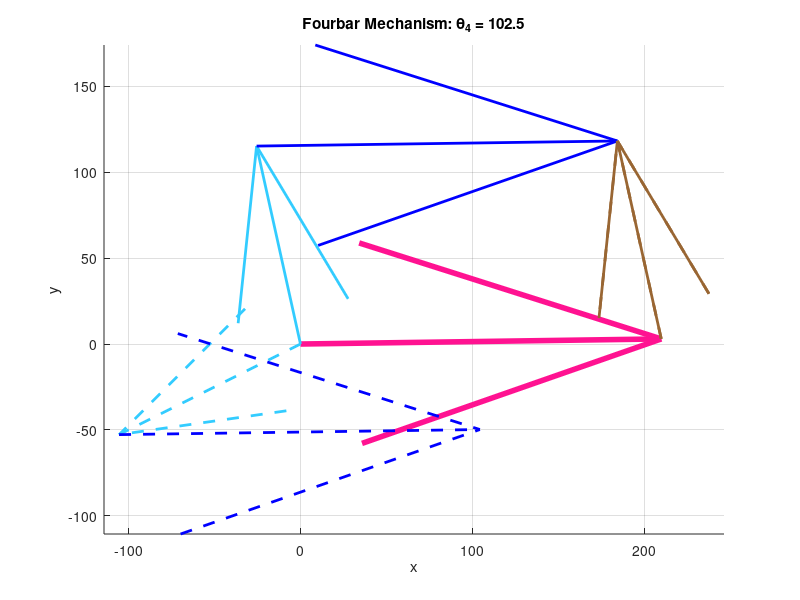

Recreate this plot in MATLAB.
clear all
close all
clc

% --- 1. Parameter Definitions ---
L1 = 210; % Length of Link1 d (Ground) - Pink
L2 = 118; % Length of Link2 a (Input/Crank) - Light Blue
L3 = 210; % Length of Link3 b (Coupler) - Blue
L4 = 118; % Length of Link4 c (Output/Rocker) - Brown

a = L2;
b = L3;
c = L4;
d = L1;

% Ground angle (Lifted up)
theta1_deg = 0.81;
theta1 = deg2rad(theta1_deg);

% Input: Theta 4 (Global)
q4_global_deg = 102.5;
q4_global = deg2rad(q4_global_deg);

% Convert to Local Frame
q4 = q4_global - theta1;

% --- 2. Calculate Constants (For Inverse Kinematics: Find q2 from q4) ---
% Swapping 'a' and 'c' logic strictly for K calculation
K1 = d/c; 
K2 = d/a; 
K3 = (c^2 - b^2 + a^2 + d^2)/(2*c*a); 

% Coefficients A, B, C
A = cos(q4) - K1 - K2*cos(q4) + K3;
B = -2*sin(q4);
C = K1 - (K2 + 1)*cos(q4) + K3;

% --- 3. Calculate Angles (Theta 2) ---
% Solution 1 and 2 for Theta 2
q2_1 = 2*atan((-B - sqrt(B^2 - 4*A*C))/(2*A));
q2_2 = 2*atan((-B + sqrt(B^2 - 4*A*C))/(2*A));

% --- 4. Calculate Theta 3 (Dependent on Theta 2) ---
% Need Forward K constants to find q3
K1_fwd = d/a;
K4_fwd = d/b;
K5_fwd = (c^2 - d^2 - a^2 - b^2)/(2*a*b);

% For Solution 1
D1 = cos(q2_1) - K1_fwd + K4_fwd*cos(q2_1) + K5_fwd;
E1 = -2*sin(q2_1);
F1 = K1_fwd + (K4_fwd - 1)*cos(q2_1) + K5_fwd;
q3_1 = 2*atan((-E1 - sqrt(E1^2 - 4*D1*F1))/(2*D1)); % Open logic

% For Solution 2
D2 = cos(q2_2) - K1_fwd + K4_fwd*cos(q2_2) + K5_fwd;
E2 = -2*sin(q2_2);
F2 = K1_fwd + (K4_fwd - 1)*cos(q2_2) + K5_fwd;
q3_2 = 2*atan((-E2 + sqrt(E2^2 - 4*D2*F2))/(2*D2)); % Crossed logic

% --- 5. Vector Calculations (Complex Numbers) ---
% Ground Vector (Lifted)
RO4O2 = d*exp(j*theta1);

% Link 4 Vector (Fixed Input for both cases)
RBO4 = c*exp(j*(q4 + theta1)); 

% Solution 1 Vectors (Open)
RA1 = a*exp(j*(q2_1 + theta1));
RBA1 = b*exp(j*(q3_1 + theta1));
RB1 = RA1 + RBA1; % Calculate B from A side for closure check

% Solution 2 Vectors (Crossed)
RA2 = a*exp(j*(q2_2 + theta1));
RBA2 = b*exp(j*(q3_2 + theta1));
RB2 = RA2 + RBA2; 

% --- 6. Extract Real and Imaginary Components ---
% Ground
RO4O2x = real(RO4O2);
RO4O2y = imag(RO4O2);

% Link 4
RBO4x = real(RBO4);
RBO4y = imag(RBO4);

% Solution 1 Components
RA1x = real(RA1);
RA1y = imag(RA1);
RBA1x = real(RBA1);
RBA1y = imag(RBA1);
RB1x = real(RB1);
RB1y = imag(RB1);

% Solution 2 Components
RA2x = real(RA2);
RA2y = imag(RA2);
RBA2x = real(RBA2);
RBA2y = imag(RBA2);
RB2x = real(RB2);
RB2y = imag(RB2);

% --- 7. Plotting using Quiver (Strict Format) ---
figure(1);
hold on;

% Plot Ground (Pink) - L1
quiver(0, 0, RO4O2x, RO4O2y, 0, 'Color', [1, 0.07, 0.57], 'LineWidth', 4, 'MaxHeadSize', 0.5);

% --- Plot Case 1: Open Circuit (Solid Lines) ---
% Link 2 (Light Blue)
quiver(0, 0, RA1x, RA1y, 0, 'Color', [0.2, 0.8, 1], 'LineWidth', 2, 'MaxHeadSize', 0.5);
% Link 3 (Blue) - From A to B
quiver(RA1x, RA1y, RBA1x, RBA1y, 0, 'Color', 'b', 'LineWidth', 2, 'MaxHeadSize', 0.5);
% Link 4 (Brown) - From O4 to B
quiver(RO4O2x, RO4O2y, RBO4x, RBO4y, 0, 'Color', [0.6, 0.4, 0.2], 'LineWidth', 2, 'MaxHeadSize', 0.5);

% --- Plot Case 2: Crossed Circuit (Dashed Lines for distinction) ---
% Link 2 (Light Blue)
quiver(0, 0, RA2x, RA2y, 0, 'Color', [0.2, 0.8, 1], 'LineWidth', 2, 'LineStyle', '--', 'MaxHeadSize', 0.5);
% Link 3 (Blue)
quiver(RA2x, RA2y, RBA2x, RBA2y, 0, 'Color', 'b', 'LineWidth', 2, 'LineStyle', '--', 'MaxHeadSize', 0.5);
% Link 4 (Brown) - Same position but logically part of loop 2
quiver(RO4O2x, RO4O2y, RBO4x, RBO4y, 0, 'Color', [0.6, 0.4, 0.2], 'LineWidth', 2, 'LineStyle', '--', 'MaxHeadSize', 0.5);

axis equal;
grid on;
title(['Fourbar Mechanism: \theta_4 = ', num2str(q4_global_deg)]);
xlabel('x'); ylabel('y');

% Display Values
fprintf('Case 1 (Solid): Theta2 = %.2f, Theta3 = %.2f\n', rad2deg(q2_1+theta1), rad2deg(q3_1+theta1));
fprintf('Case 2 (Dashed): Theta2 = %.2f, Theta3 = %.2f\n', rad2deg(q2_2+theta1), rad2deg(q3_2+theta1));
